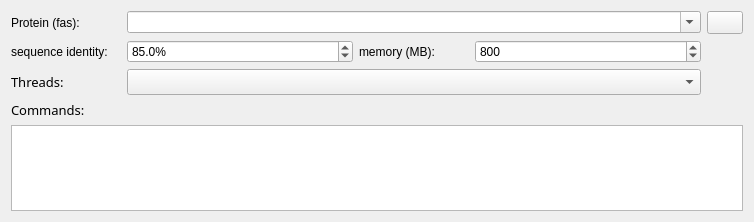
              <widget class="QWidget" name="scrollAreaWidgetContents_4">
               <property name="geometry">
                <rect>
                 <x>0</x>
                 <y>0</y>
                 <width>754</width>
                 <height>222</height>
                </rect>
               </property>
               <layout class="QGridLayout" name="gridLayout_7">
                <item row="0" column="0">
                 <widget class="QLabel" name="label_6">
                  <property name="text">
                   <string>Protein (fas):</string>
                  </property>
                 </widget>
                </item>
                <item row="0" column="6">
                 <widget class="QPushButton" name="pushButton_7">
                  <property name="sizePolicy">
                   <sizepolicy hsizetype="Fixed" vsizetype="Fixed">
                    <horstretch>0</horstretch>
                    <verstretch>0</verstretch>
                   </sizepolicy>
                  </property>
                  <property name="minimumSize">
                   <size>
                    <width>36</width>
                    <height>23</height>
                   </size>
                  </property>
                  <property name="maximumSize">
                   <size>
                    <width>30</width>
                    <height>30</height>
                   </size>
                  </property>
                  <property name="styleSheet">
                   <string notr="true"/>
                  </property>
                  <property name="text">
                   <string/>
                  </property>
                 </widget>
                </item>
                <item row="2" column="0">
                 <widget class="QLabel" name="label_31">
                  <property name="font">
                   <font>
                    <family>Microsoft YaHei</family>
                    <pointsize>10</pointsize>
                   </font>
                  </property>
                  <property name="text">
                   <string>Threads:</string>
                  </property>
                  <property name="alignment">
                   <set>Qt::AlignLeading|Qt::AlignLeft|Qt::AlignVCenter</set>
                  </property>
                 </widget>
                </item>
                <item row="3" column="0">
                 <widget class="QLabel" name="label_30">
                  <property name="font">
                   <font>
                    <family>Microsoft YaHei</family>
                    <pointsize>10</pointsize>
                   </font>
                  </property>
                  <property name="text">
                   <string>Commands:</string>
                  </property>
                  <property name="alignment">
                   <set>Qt::AlignLeading|Qt::AlignLeft|Qt::AlignVCenter</set>
                  </property>
                 </widget>
                </item>
                <item row="4" column="0" colspan="7">
                 <widget class="QPlainTextEdit" name="plainTextEdit_3"/>
                </item>
                <item row="5" column="1">
                 <spacer name="verticalSpacer_3">
                  <property name="orientation">
                   <enum>Qt::Vertical</enum>
                  </property>
                  <property name="sizeHint" stdset="0">
                   <size>
                    <width>20</width>
                    <height>15</height>
                   </size>
                  </property>
                 </spacer>
                </item>
                <item row="2" column="1" colspan="5">
                 <widget class="QComboBox" name="comboBox_7">
                  <property name="sizePolicy">
                   <sizepolicy hsizetype="Expanding" vsizetype="Fixed">
                    <horstretch>0</horstretch>
                    <verstretch>0</verstretch>
                   </sizepolicy>
                  </property>
                  <property name="minimumSize">
                   <size>
                    <width>13</width>
                    <height>26</height>
                   </size>
                  </property>
                 </widget>
                </item>
                <item row="1" column="0">
                 <widget class="QLabel" name="label_7">
                  <property name="text">
                   <string>sequence identity:</string>
                  </property>
                 </widget>
                </item>
                <item row="0" column="1" colspan="5">
                 <widget class="ListQCombobox" name="comboBox_13">
                  <property name="sizePolicy">
                   <sizepolicy hsizetype="Expanding" vsizetype="Fixed">
                    <horstretch>0</horstretch>
                    <verstretch>0</verstretch>
                   </sizepolicy>
                  </property>
                  <property name="acceptDrops">
                   <bool>true</bool>
                  </property>
                  <property name="editable">
                   <bool>true</bool>
                  </property>
                  <property name="sizeAdjustPolicy">
                   <enum>QComboBox::AdjustToMinimumContentsLength</enum>
                  </property>
                 </widget>
                </item>
                <item row="1" column="1" colspan="2">
                 <widget class="QDoubleSpinBox" name="doubleSpinBox">
                  <property name="suffix">
                   <string>%</string>
                  </property>
                  <property name="decimals">
                   <number>1</number>
                  </property>
                  <property name="maximum">
                   <double>100.000000000000000</double>
                  </property>
                  <property name="singleStep">
                   <double>1.000000000000000</double>
                  </property>
                  <property name="value">
                   <double>85.000000000000000</double>
                  </property>
                 </widget>
                </item>
                <item row="1" column="3">
                 <widget class="QLabel" name="label_8">
                  <property name="text">
                   <string>memory (MB):</string>
                  </property>
                 </widget>
                </item>
                <item row="1" column="4" colspan="2">
                 <widget class="QSpinBox" name="spinBox">
                  <property name="maximum">
                   <number>999999999</number>
                  </property>
                  <property name="value">
                   <number>800</number>
                  </property>
                 </widget>
                </item>
               </layout>
              </widget>
